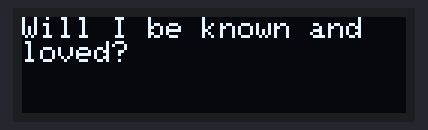
Bench run of a sketch on a simulated Arduino Uno, built with avr-gcc and run on an emulated ATmega328P. Shown: 128×32 one-colour display.

Above: at 0.8 s.
At 3.1 s:
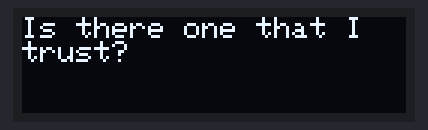
At 5.1 s:
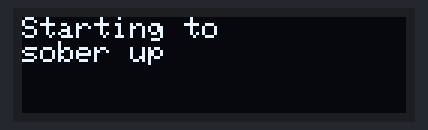
At 13.2 s:
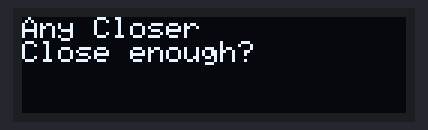
At 17.2 s:
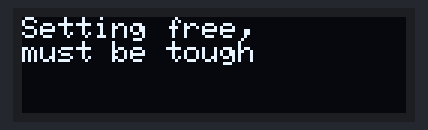
At 35.3 s:
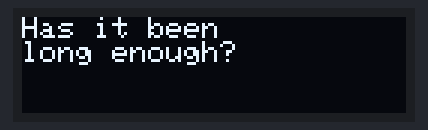

Measured:
- what the display in image 0 shows lasts 2.4 s, from 0.7 s to 3.1 s
- what the display in image 1 shows lasts 2.0 s, from 3.1 s to 5.1 s
- what the display in image 2 shows lasts 3.0 s, from 5.1 s to 8.1 s
- what the display in image 4 shows lasts 10.7 s, from 17.2 s to 27.9 s

The sketch:

borderlinelyric.ino
```cpp
#include <SPI.h>
#include <Wire.h>
#include <Adafruit_GFX.h>
#include <Adafruit_SSD1306.h>
#include <string.h>

#define SCREEN_WIDTH 128
#define SCREEN_HEIGHT 32

#define OLED_RESET     -1 // Reset pin # (or -1 if sharing Arduino reset pin)
#define SCREEN_ADDRESS 0x3C ///< See datasheet for Address; 0x3D for 128x64, 0x3C for 128x32

Adafruit_SSD1306 display(SCREEN_WIDTH, SCREEN_HEIGHT, &Wire, OLED_RESET);

void setup() {
 display.begin(SSD1306_SWITCHCAPVCC, SCREEN_ADDRESS);
 Serial.begin(9600);
}

void loop() {
//Will I be known and loved?700
//Is there one that I trust?3000
//Starting to sober up 5000
//Has it been long enough?8000
//Will I be known and loved?10000
//Any Closer, Close enough 13000
//I'm a loser, loosen up 15000
//Setting free, must be tough 17000
display.clearDisplay();
display.setTextColor(SSD1306_WHITE);
display.setTextSize(1);
display.setCursor(0,0);

delay(700);
display.println("Will I be known and ");
display.println("loved?");
display.display();

delay(2300);
display.clearDisplay();
display.setCursor(0,0);
display.println("Is there one that I ");
display.println("trust?");
display.display();

delay(2000);
display.clearDisplay();
display.setCursor(0,0);
display.println("Starting to");
display.println("sober up");
display.display();

delay(3000);
display.clearDisplay();
display.setCursor(0,0);
display.println("Has it been");
display.println("long enough?");
display.display();

delay(2000);
display.clearDisplay();
display.setCursor(0,0);
display.println("Will I be known and ");
display.println("loved?");
display.display();

delay(3000);
display.clearDisplay();
display.setCursor(0,0);
display.println("Any Closer");
display.println("Close enough?");
display.display();

delay(2000);
display.clearDisplay();
display.setCursor(0,0);
display.println("I'm a loser,");
display.println("loosen up");
display.display();

delay(2000);
display.clearDisplay();
display.setCursor(0,0);
display.println("Setting free,");
display.println("must be tough");
display.display();
delay(10000);
}
```
